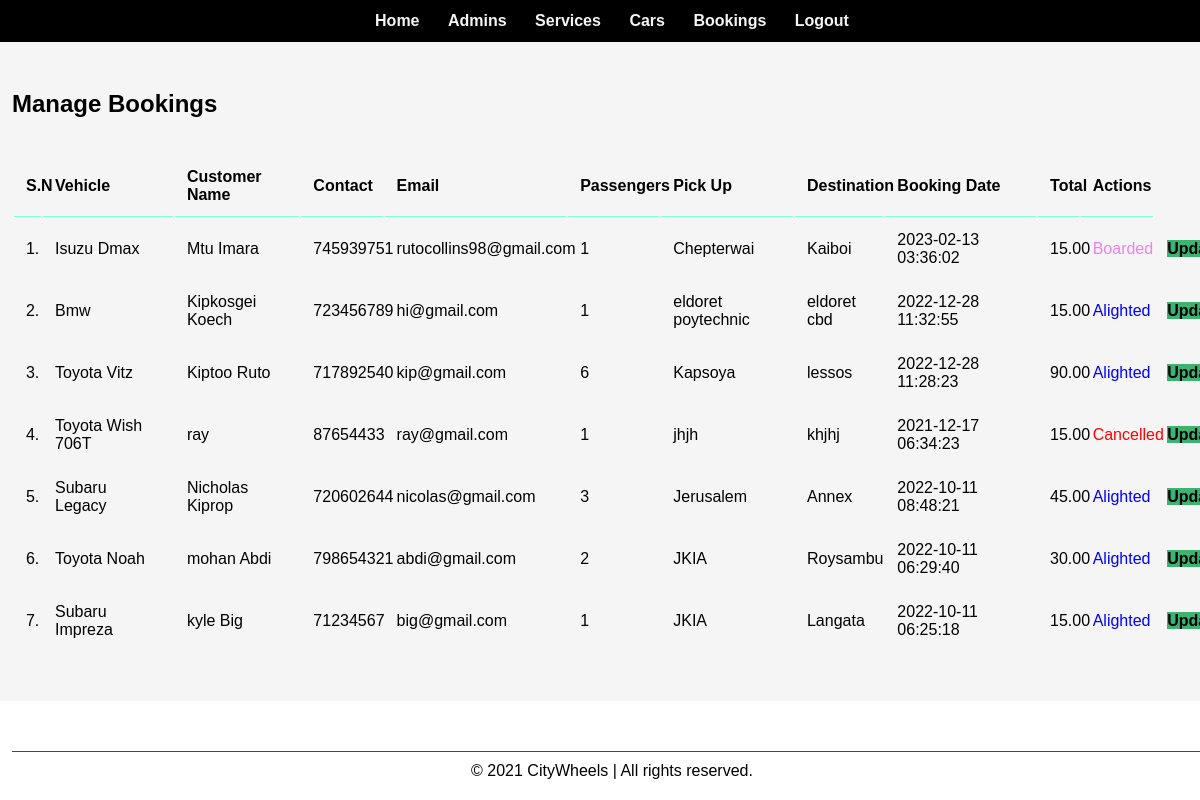
Page /admin/manage-booking.php (signed in) on the committed database.
### tables this page shows
CREATE TABLE `tbl_book` (
  `id` int(10) UNSIGNED NOT NULL,
  `car` varchar(150) NOT NULL,
  `customer_name` varchar(255) NOT NULL,
  `contact` int(20) NOT NULL,
  `email` varchar(100) NOT NULL,
  `passengers` int(10) NOT NULL,
  `pickup` varchar(255) NOT NULL,
  `destination` varchar(255) NOT NULL,
  `book_date` datetime NOT NULL,
  `total` decimal(10,2) NOT NULL,
  `status` varchar(50) NOT NULL
);

### admin/manage-booking.php (the view, shortened to what this page needs)
<?php include('constants/navbar.php'); ?>
 <div class="content">
 	<div class="wrapper">
 		<h2>Manage Bookings</h2>
            <br> <br>
            <table class="tbl-full">
                <tr>
                    <th>S.N</th>
                    <th>Vehicle</th>
                    <th>Customer Name</th>
                    <th>Contact</th>
                    <th>Email</th>
                    <th>Passengers</th>
                    <th>Pick Up </th>
                    <th>Destination </th>
                    <th>Booking Date </th>
                    <th>Total</th>
                    <th>Actions</th>
                </tr>
                <?php
                    $sql = "SELECT * FROM tbl_book ORDER BY id DESC";
                    $res = mysqli_query($conn, $sql);
                    $count = mysqli_num_rows($res);
                    $sn = 1;
                    if($count>0)
                    {
                        while($row=mysqli_fetch_assoc($res))
                        {
                            $id = $row['id'];
                            $car = $row['car'];
                            $customer_name = $row['customer_name'];
                            $contact = $row['contact'];
                            $email = $row['email'];
                            $passengers = $row['passengers'];
                            $pickup = $row['pickup'];
                            $destination = $row['destination'];
                            $book_date = $row['book_date'];
                            $total = $row['total'];
                            $status = $row['status'];
                            ?>
                              <tr>
                                <td><?php echo $sn++; ?>.</td>
                                <td><?php echo $car; ?></td>
                                <td><?php echo $customer_name; ?></td>
                                <td><?php echo $contact; ?></td>
                                <td><?php echo $email; ?></td>
                                <td><?php echo $passengers; ?></td>
                                <td><?php echo $pickup; ?></td>
                                <td><?php echo $destination; ?></td>
                                <td><?php echo $book_date; ?></td>
                                <td><?php echo $total; ?></td>
                                <td>
                                    <?php
                                      if($status=="Booked")
                                      {
                                        echo "<label>$status</label>";
                                      }
                                      elseif($status=="Boarded")
                                      {
                                        echo "<label style='color: violet;'>$status</label>";
                                      }
                                      elseif($status=="Alighted")
                                      {
                                        echo "<label style='color:blue;'>$status</label>";
                                      }
                                      elseif($status=="Cancelled")
                                      {
                                        echo "<label style='color: red;'>$status</label>";
                                      }
                                    ?>
                                </td>
                                <td>
                                    <a href="<?php echo SITEURL; ?>admin/update-booking.php?id=<?php echo $id; ?>" class="btn-secondary">Update</a>
                                </td>
                              </tr>
                            <?php
                        }
                    }
                    else
                    {
                        echo "<tr><td colspan='11' class='error'>Bookings Not Available.</td></tr>";
                    }
                ?>
            </table>
 	</div>
 </div>
<?php include('constants/footer.php'); ?>

### css/admin.css (style rules this page uses)
* { margin: 0; padding: 0; font-family: sans-serif; }
.wrapper { padding: 1%; width: 100%; margin: 0 auto; }
.tbl-full { width: 100%; }
table tr th { border-bottom: 1px solid aquamarine; padding: 1%; text-align: left; }
table tr td { padding: 1%; }
.btn-secondary { background-color: mediumseagreen ; padding: 1%; color: black; text-decoration: none; font-weight: bold; }
.content { background-color: whitesmoke; padding: 3% 0; }

### rows in the picture
tbl_book: car "Isuzu Dmax", customer_name "Mtu Imara", contact "745939751", email "rutocollins98@gmail.com", passengers "1", pickup "Chepterwai", destination "Kaiboi", book_date "2023-02-13 03:36:02", total "15.00", status "Boarded"
tbl_book: car "Bmw", customer_name "Kipkosgei Koech", contact "723456789", email "hi@gmail.com", passengers "1", pickup "eldoret poytechnic", destination "eldoret cbd", book_date "2022-12-28 11:32:55", total "15.00", status "Alighted"
tbl_book: car "Toyota Vitz", customer_name "Kiptoo Ruto", contact "717892540", email "kip@gmail.com", passengers "6", pickup "Kapsoya", destination "lessos", book_date "2022-12-28 11:28:23", total "90.00", status "Alighted"
tbl_book: car "Toyota Wish 706T", customer_name "ray", contact "87654433", email "ray@gmail.com", passengers "1", pickup "jhjh", destination "khjhj", book_date "2021-12-17 06:34:23", total "15.00", status "Cancelled"
tbl_book: car "Subaru Legacy", customer_name "Nicholas Kiprop", contact "720602644", email "nicolas@gmail.com", passengers "3", pickup "Jerusalem", destination "Annex", book_date "2022-10-11 08:48:21", total "45.00", status "Alighted"
tbl_book: car "Toyota Noah", customer_name "mohan Abdi", contact "798654321", email "abdi@gmail.com", passengers "2", pickup "JKIA", destination "Roysambu", book_date "2022-10-11 06:29:40", total "30.00", status "Alighted"
tbl_book: car "Subaru Impreza", customer_name "kyle Big", contact "71234567", email "big@gmail.com", passengers "1", pickup "JKIA", destination "Langata", book_date "2022-10-11 06:25:18", total "15.00", status "Alighted"
